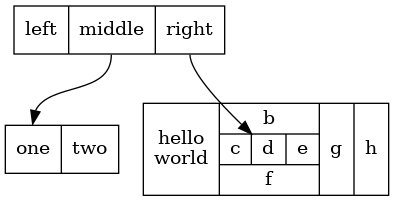

This figure's Python source:
"""Record-based structures"""

import graphviz

def example_structs_revisited():
    s = graphviz.Digraph('structs', format='png',
                         node_attr={'shape': 'record'})

    s.node('struct1', '<f0> left|<f1> middle|<f2> right')
    s.node('struct2', '<f0> one|<f1> two')
    s.node('struct3', r'hello\nworld |{ b |{c|<here> d|e}| f}| g | h')

    s.edges([('struct1:f1', 'struct2:f0'), ('struct1:f2', 'struct3:here')])
    return s

if __name__ == "__main__":
    g = example_structs_revisited()
    g.view()
